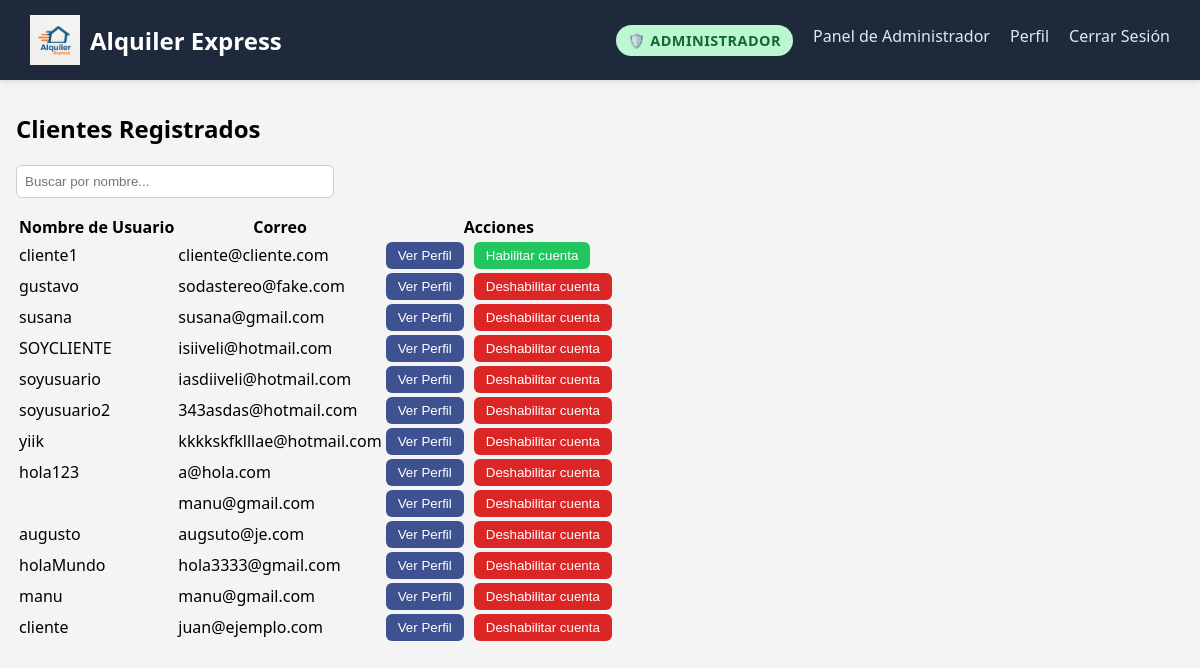
The page /usuarios/panel-emp/lista-clientes/ (signed in) on the database as committed earlier.
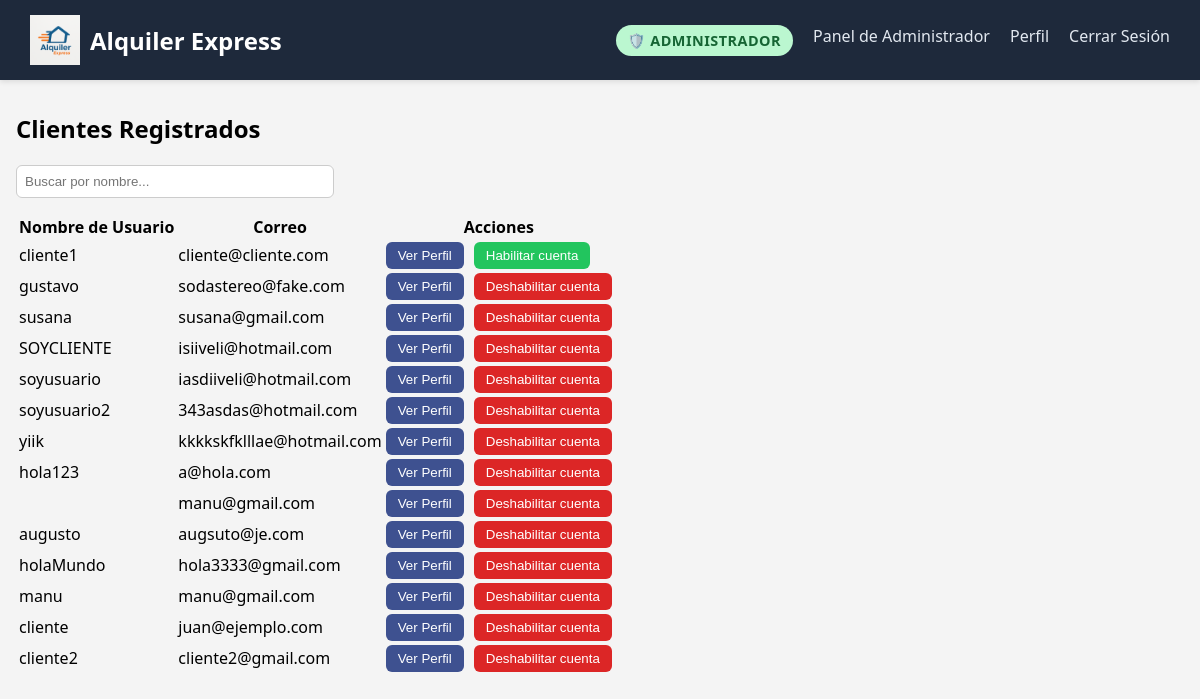
The same page on the database as committed later.
### gestion_usuarios/models.py (models this page shows, shortened)
class Usuario(AbstractUser):
    dni = models.PositiveIntegerField(max_length=10, unique=True)
    telefono = models.PositiveIntegerField(max_length=20)

### gestion_usuarios/views.py (the view)
# urls.py: path('panel-emp/lista-clientes/', views.listar_clientes, name='lista-clientes'),
@login_required
@user_passes_test(es_empleado)
def listar_clientes(request):
    usuarios = Usuario.objects.filter(is_staff=False, is_superuser=False)
    return render(request, 'gestion_usuarios/lista-clientes.html', {'usuarios': usuarios})

### gestion_usuarios/views.py (called while the page is built)
def es_empleado(user):
    return user.is_authenticated and user.is_staff

### templates/gestion_usuarios/lista-clientes.html (shortened to what this page needs)
{% extends 'base.html' %}
{% load static %}
{% block content %}
<h2>Clientes Registrados</h2>
<input type="text" id="buscador" placeholder="Buscar por nombre..." style="margin-bottom: 15px; padding: 8px; width: 300px; border: 1px solid #ccc; border-radius: 6px;">
<table>
  <thead>
    <tr>
      <th>Nombre de Usuario</th>
      <th>Correo</th>
      <th>Acciones</th>
    </tr>
  </thead>
  <tbody id="tabla-clientes">
    {% for usuario in usuarios %}
    <tr>
      <td>{{ usuario.username }}</td>
      <td>{{ usuario.email }}</td>
      <td style="display: flex; gap: 10px;">
        <a href="{% url 'detalle-cliente' usuario.id %}">
          <button style="padding: 6px 12px; background-color: #3e5190; color: white; border: none; border-radius: 6px; cursor: pointer;">
            Ver Perfil
          </button>
        </a>
        {% if usuario.is_active %}
        <form method="post" action="{% url 'deshabilitar_usuario' usuario.id %}">
          <button type="submit" class="btn-deshabilitar"
            style="padding: 6px 12px; background-color: #dc2626; color: white; border: none; border-radius: 6px; cursor: pointer;">
            Deshabilitar cuenta
          </button>
        </form>
        {% else %}
        <form method="post" action="{% url 'habilitar_usuario' usuario.id %}">
          <button type="submit" class="btn-habilitar"
            style="padding: 6px 12px; background-color: #22c55e; color: white; border: none; border-radius: 6px; cursor: pointer;">
            Habilitar cuenta
          </button>
        </form>
        {% endif %}
      </td>
    </tr>
    {% empty %}
    <tr><td colspan="3">No hay clientes registrados.</td></tr>
    {% endfor %}
  </tbody>
</table>
{% endblock %}

Rows that differ between the two databases and show on the page:
added Usuario: username "cliente2", email "cliente2@gmail.com", is_active "Deshabilitar cuenta"
